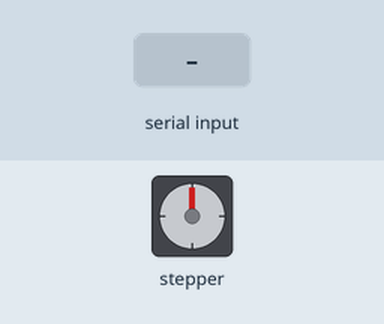
Recording of a sketch running on a simulated Arduino Uno, built with avr-gcc and run on an emulated ATmega328P. Parts: stepper motor. The test bench sets the inputs (shaded band). Stepper angles assume 200 steps per turn.

Above: at 1.2 s.
1.3 s: "90,45\n" received over Serial
At 2.2 s:
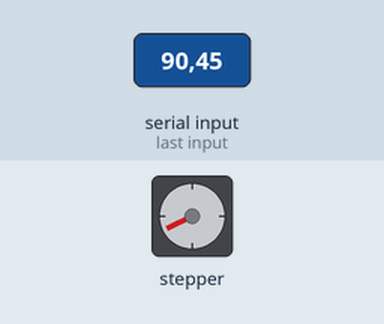
2.9 s: "30,150\n" received over Serial
At 3.5 s:
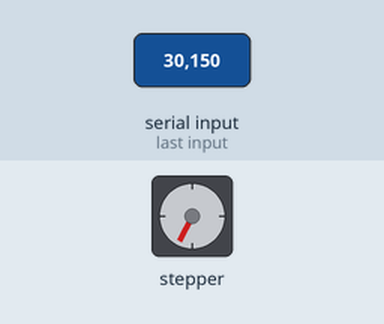
4.6 s: "90\n" received over Serial
At 5.5 s:
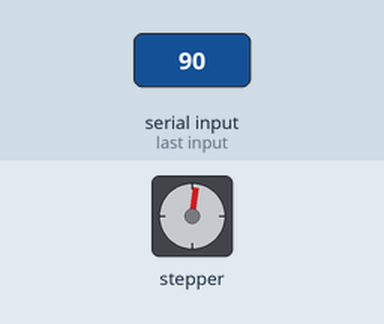
6.2 s: "30,150\n" received over Serial
At 7.2 s:
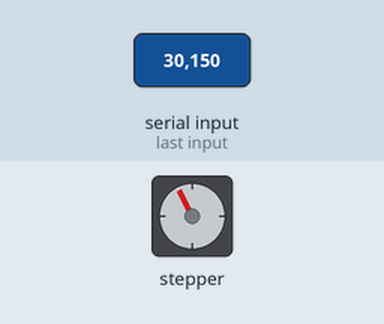
7.9 s: "5\n" received over Serial
At 8.4 s:
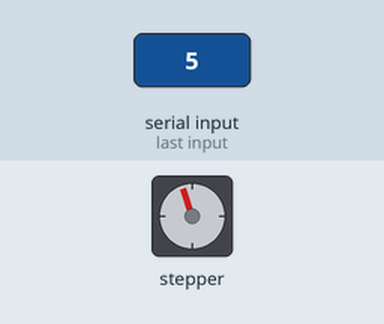
9.4 s: "90\n" received over Serial
At 10.3 s:
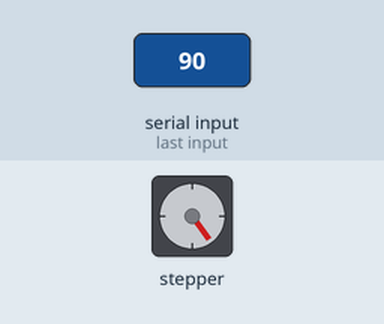
Timing chart, 0 to 12.0 s (numbered marks = the images above; inputs shaded):
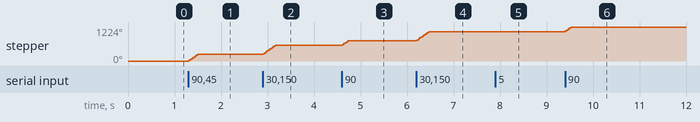

The sketch:

Progra_ESP.ino
```cpp
#include <Stepper.h>

const int stepsPerRevolution = 200;  // Cambia esto según tu motor
Stepper myStepper(stepsPerRevolution, 16, 17, 18, 19); // Define los pines STEP y DIR

void setup() {
  Serial.begin(9600);  // Inicia la comunicación serial
  myStepper.setSpeed(200);  // Establece la velocidad del motor (cambia según tus necesidades)
}

void loop() {
  if (Serial.available() > 0) {
    int pasos = Serial.parseInt();  // Lee el valor de Python a través de la comunicación serial
    //int motor = Serial.parseInt();  // Lee el valor de Python a través de la comunicación serial
    if (pasos != 0) {
      //Serial.print("Recibido: ");
      //Serial.println(pasos);
      myStepper.step(pasos);   // Mueve el motor la cantidad de pasos especificada
    }
  }
}
```

Measured:
- after the input at 1.3 s, stepper: turns 243° clockwise in 0.20 s, starting at once
- after the input at 2.9 s, stepper: turns 324° clockwise in 0.26 s, starting at once
- after the input at 4.6 s, stepper: turns 162° clockwise in 0.12 s, starting at once
- after the input at 6.2 s, stepper: turns 324° clockwise in 0.26 s, starting at once
- after the input at 9.4 s, stepper: turns 162° clockwise in 0.12 s, starting at once
